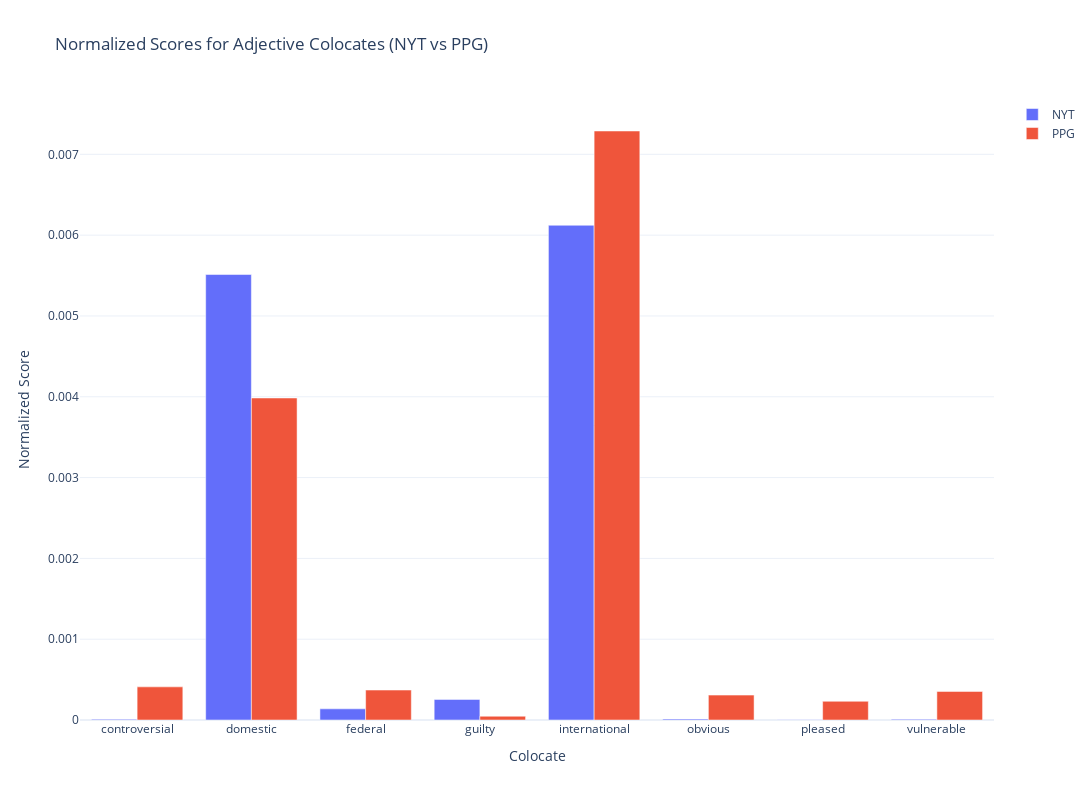

Notebook source saved alongside this figure:
### Code cell
df_output_by_media_filtered = df_output_by_media.groupby('colocate').filter(lambda x:  np.std(x.score_normalized)  > 0.0001)
# remove many, new
df_output_by_media_filtered = df_output_by_media_filtered.loc[~df_output_by_media_filtered['colocate'].isin(['many', 'new'])]

# Pivot the DataFrame
df_pivot = df_output_by_media_filtered.pivot(index='colocate', columns='label', values='score_normalized').reset_index()

# Create the plot
fig = go.Figure()

# Add NYT scores
fig.add_trace(go.Bar(
    x=df_pivot['colocate'],
    y=df_pivot['nyt'],
    name='NYT'
))

# Add PPG scores
fig.add_trace(go.Bar(
    x=df_pivot['colocate'],
    y=df_pivot['ppg'],
    name='PPG'
))

# Update layout for grouped bars
fig.update_layout(
    barmode='group',
    width=1200, height=800, 
    title='Normalized Scores for Adjective Colocates (NYT vs PPG)',
    xaxis_title='Colocate',
    yaxis_title='Normalized Score',
    template='plotly_white'
)

fig.write_image('output/colocates/colocates_adj_by_media_stem.png')
fig.show()

### Figure 1 — Plotly figure (JSON) as saved in the notebook; plotly's stock layout.template omitted (floating-point values rounded to 4 significant figures)
{"data": [{"name": "NYT", "x": ["controversial", "domestic", "federal", "guilty", "international", "obvious", "pleased", "vulnerable"], "y": [9.785e-06, 0.005513, 0.0001383, 0.0002548, 0.006122, 1.19e-05, 3.501e-06, 9.88e-06], "type": "bar"}, {"name": "PPG", "x": ["controversial", "domestic", "federal", "guilty", "international", "obvious", "pleased", "vulnerable"], "y": [0.0004099, 0.003985, 0.0003707, 4.683e-05, 0.007289, 0.0003079, 0.0002316, 0.0003536], "type": "bar"}], "layout": {"barmode": "group", "width": 1200, "height": 800, "title": {"text": "Normalized Scores for Adjective Colocates (NYT vs PPG)"}, "xaxis": {"title": {"text": "Colocate"}}, "yaxis": {"title": {"text": "Normalized Score"}}}}
